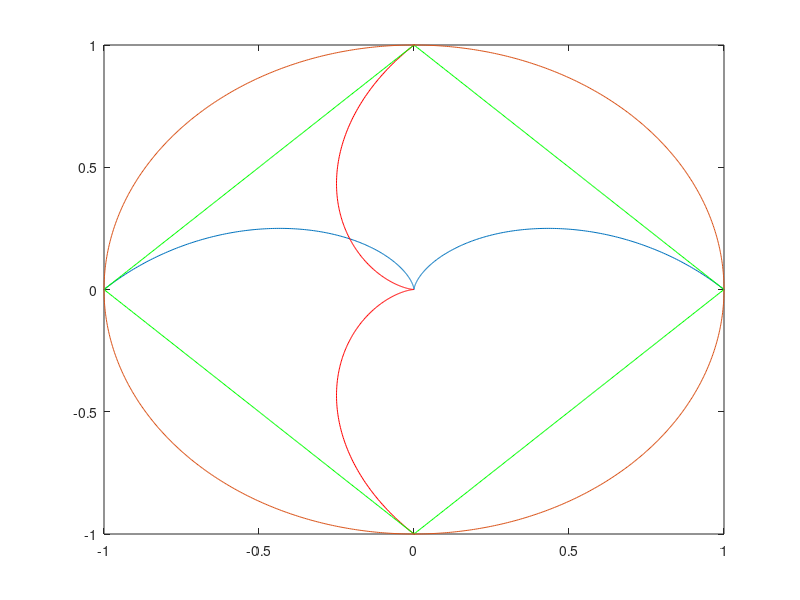
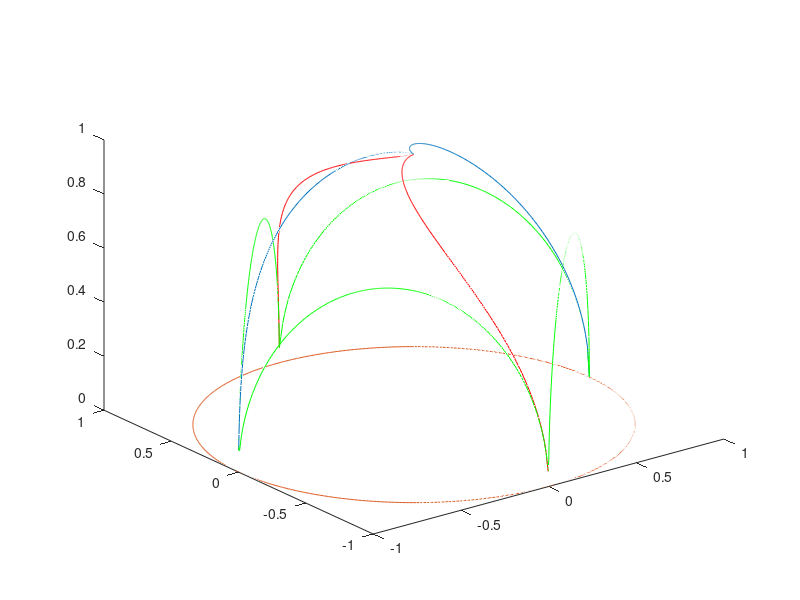
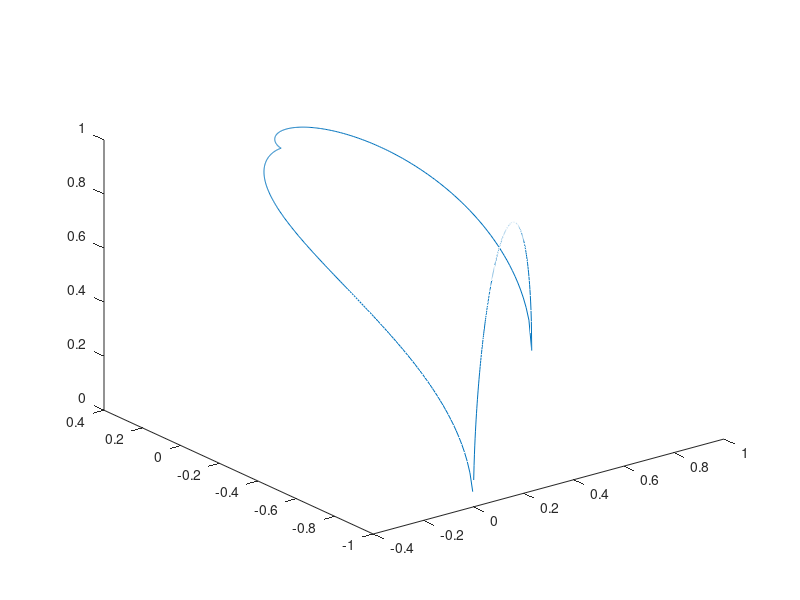
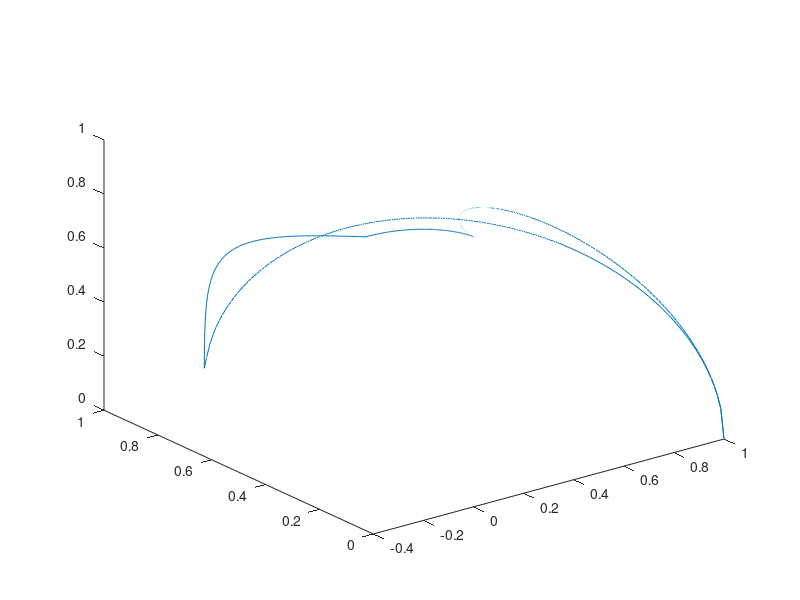

MATLAB code for these plots, in order: (Note: this script raises an error after producing the figures.)
close all; clear all;

% create the  mesh grid for theta on the r-theta plane 
theta = linspace(0, 2*pi, 1000);
coss = cos(theta);
sinn = sin(theta);

%% choosing several planar curves to partition the unit disk

% the first heart-shaped curve sitting upright
r1 = 1 - sinn;                  % r = 1- sin(theta)

% the second heart-shaped curve, with a 90 degree rotation of the first one around origin
r2 = 1 - sin(theta - pi/2);

% the thrid curve: an inscribed square
r3 = 1./(abs(coss)+abs(sinn));   % r = 1/(|cos(theta)|+|sin(theta)|)

% plot all these three curves together with the circular disk on the plane
figure;
plot(r1.*coss, r1.*sinn);
hold on;
plot(r2.*coss, r2.*sinn, 'r');
hold on;
plot(r3.*coss, r3.*sinn, 'g');
hold on;
plot(coss, sinn);

axis([-1 1 -1 1])


%% mapping planar curves onto the upper hemisphere

% I manually select the portion in which r1 doesn't exceed 1, i.e. the part
% of the heart that lies inside the unit disk. For this curve, it's from 0
% to pi
curve1 = [r1(1:500).*coss(1:500); r1(1:500).*sinn(1:500); sqrt(1-r1(1:500).^2)];
figure;
plot3(curve1(1,:), curve1(2,:), curve1(3,:));
rotate3d on;
hold on;

% Select out the portion inside the disk similarly; this time, from pi/2 to
% 3*pi/2
curve2 = [r2(251:750).*coss(251:750); r2(251:750).*sinn(251:750); sqrt(1-r2(251:750).^2)];
plot3(curve2(1,:), curve2(2,:), curve2(3,:),'r');
hold on;

curve3 = [r3.*coss; r3.*sinn; sqrt(1-r3.^2)];
plot3(curve3(1,:), curve3(2,:), curve3(3,:),'g');
hold on;


plot3(coss,sinn,zeros(1,1000));
hold on;
axis([-1 1 -1 1 0 1]);

%% create point clouds for each of these five spherical pieces

% note: some overlapping points may be recorded for multiple times
piece1 = [curve3(:,751:1000), curve1(:,1:250), curve2(:,251:500)];
figure;
plot3(piece1(1,:), piece1(2,:), piece1(3,:));
hold on;

% assembling the following pieces requires obtaining the intersection points
% of curve1 and curve2; I do so by manually checking
% curve2-curve1(:,500:-1:1), and the other intersection point is at
% curve2(:,125) or curve2(:, 126)
piece2 = [curve3(:,1:250), curve2(:,1:125), curve1(:,375:-1:1)];
figure;
plot3(piece2(1,:), piece2(2,:), piece2(3,:));
hold on;

piece3 = [curve3(:,251:500), curve1(:,500:-1:376), curve2(:,125:-1:1)];
figure;
plot3(piece3(1,:), piece3(2,:), piece3(3,:));
hold on;

piece4 = [curve3(:,501:750), curve2(:,500:-1:126), curve1(:,376:500)];
figure;
plot3(piece4(1,:), piece4(2,:), piece4(3,:));
hold on;

piece5 = [curve1(:,251:375), curve2(:,126:250)];
figure;
plot3(piece5(1,:), piece5(2,:), piece5(3,:));

figure(3)
k = 1:30;
[B,XY] = bucky;
gplot(B(k,k),XY(k,:),'-*')
axis square





